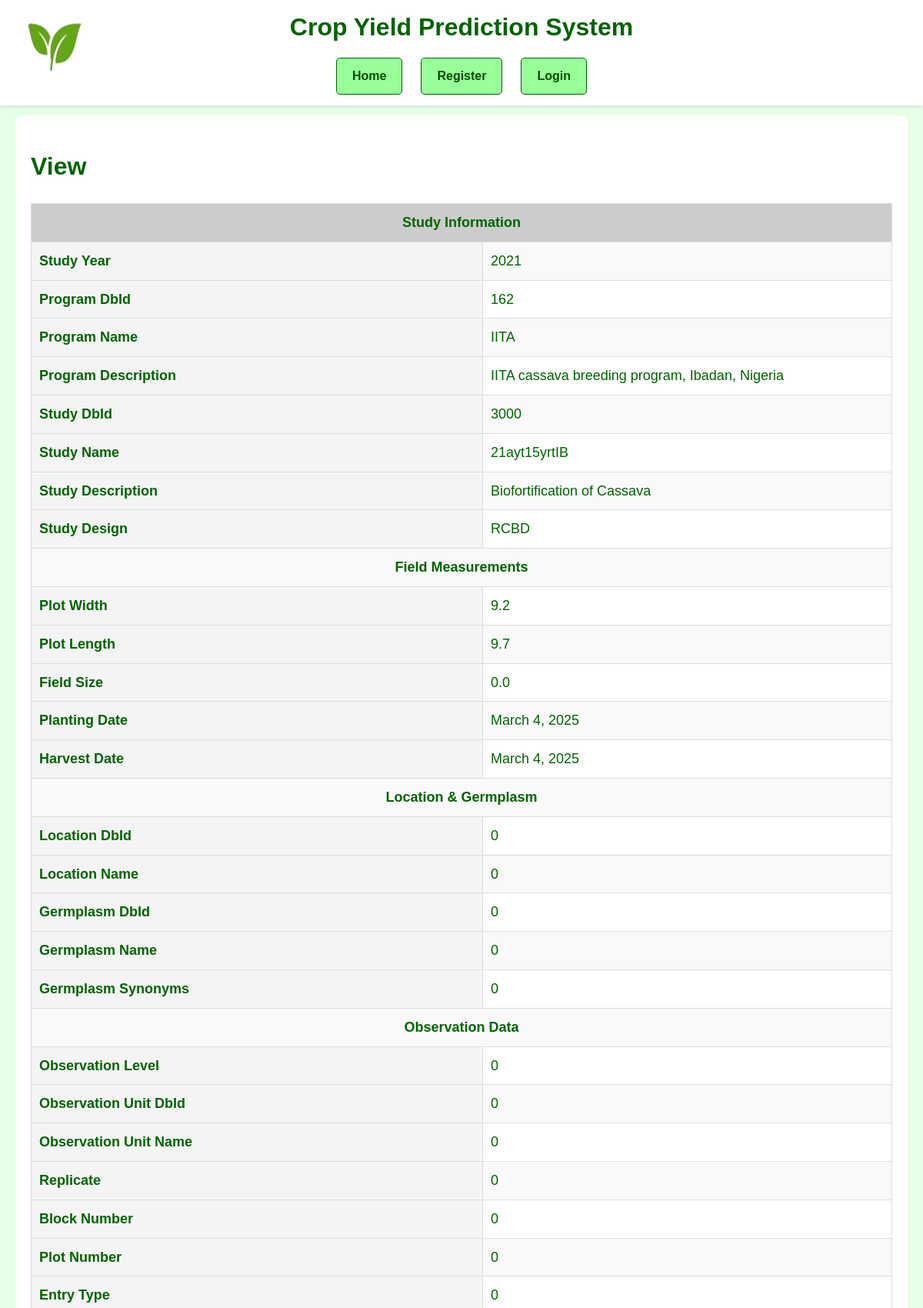
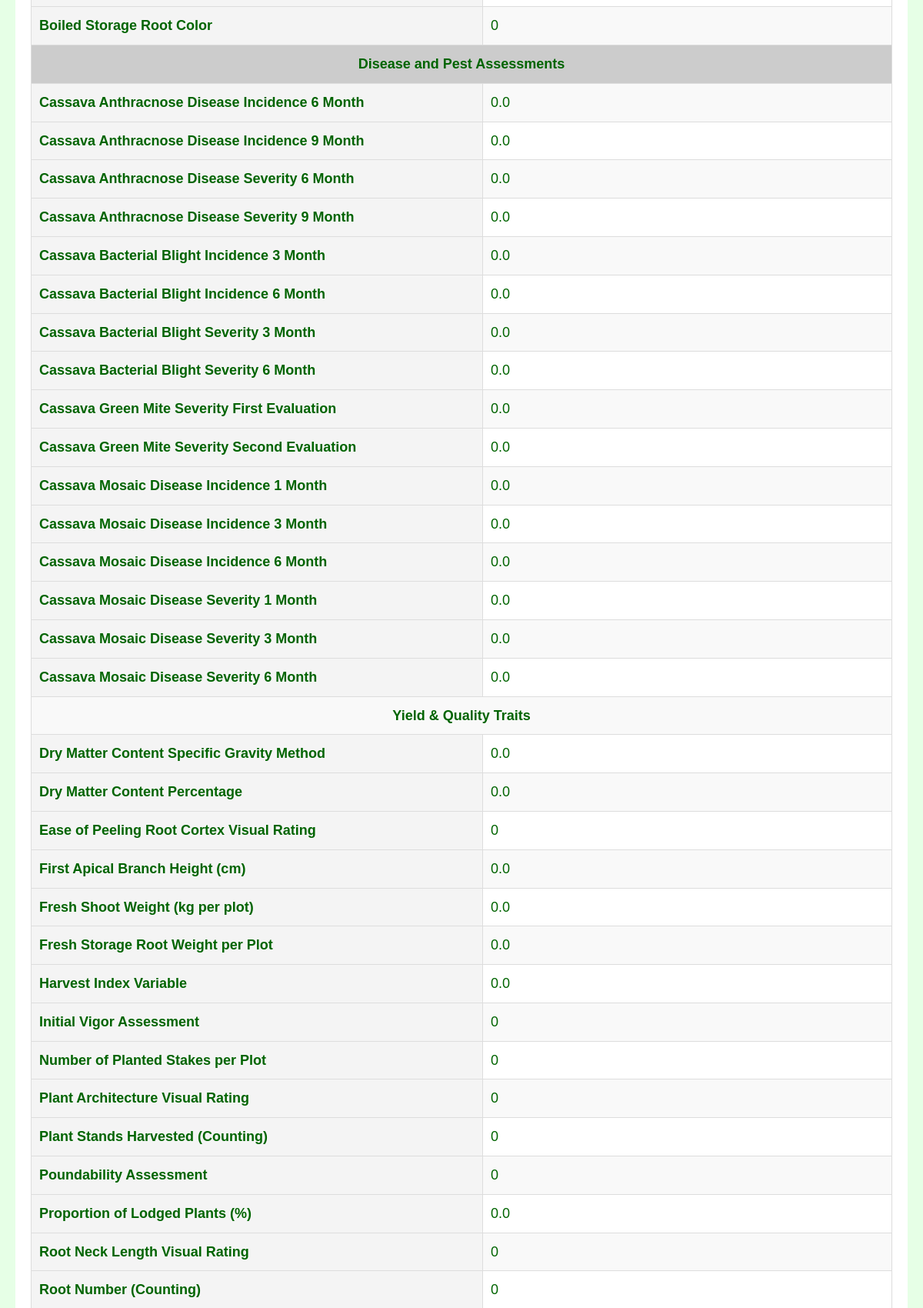
Screenshot of /fielddata/6/ (signed in, upper part) with the database file from the repository (2 pictures, top to bottom).
### django_nlp_integration/nlp_app/models.py (models this page shows, shortened)
class FieldData(models.Model):
    studyYear = models.IntegerField(blank=True, null=True)
    programDbId = models.CharField(max_length=255, blank=True, null=True)
    programName = models.CharField(max_length=255, blank=True, null=True)
    programDescription = models.TextField(blank=True, null=True)
    studyDbId = models.CharField(max_length=255, blank=True, null=True)
    studyName = models.CharField(max_length=255, blank=True, null=True)
    studyDescription = models.TextField(blank=True, null=True)
    studyDesign = models.CharField(max_length=255, blank=True, null=True)
    plotWidth = models.FloatField(blank=True, null=True)
    plotLength = models.FloatField(blank=True, null=True)
    fieldSize = models.FloatField(blank=True, null=True)
    plantingDate = models.DateField(blank=True, null=True)
    harvestDate = models.DateField(blank=True, null=True)
    locationDbId = models.CharField(max_length=255, blank=True, null=True)
    locationName = models.CharField(max_length=255, blank=True, null=True)
    germplasmDbId = models.CharField(max_length=255, blank=True, null=True)
    germplasmName = models.CharField(max_length=255, blank=True, null=True)
    germplasmSynonyms = models.CharField(max_length=255, blank=True, null=True)
    observationLevel = models.CharField(max_length=255, blank=True, null=True)
    observationUnitDbId = models.CharField(max_length=255, blank=True, null=True)
    observationUnitName = models.CharField(max_length=255, blank=True, null=True)
    replicate = models.IntegerField(blank=True, null=True)
    blockNumber = models.IntegerField(blank=True, null=True)
    plotNumber = models.IntegerField(blank=True, null=True)
    entryType = models.CharField(max_length=255, blank=True, null=True)
    boiled_storage_root_color = models.CharField(max_length=255, blank=True, null=True)
    cassava_anthractnose_disease_incidence_6_month = models.FloatField(blank=True, null=True)
    cassava_anthractnose_disease_incidence_9_month = models.FloatField(blank=True, null=True)
    cassava_anthractnose_disease_severity_6_month = models.FloatField(blank=True, null=True)
    cassava_anthractnose_disease_severity_9_month = models.FloatField(blank=True, null=True)
    cassava_bacterial_blight_incidence_3_month = models.FloatField(blank=True, null=True)
    cassava_bacterial_blight_incidence_6_month = models.FloatField(blank=True, null=True)
    cassava_bacterial_blight_severity_3_month = models.FloatField(blank=True, null=True)
    cassava_bacterial_blight_severity_6_month = models.FloatField(blank=True, null=True)
    cassava_green_mite_severity_first_evaluation = models.FloatField(blank=True, null=True)
    cassava_green_mite_severity_second_evaluation = models.FloatField(blank=True, null=True)
    cassava_mosaic_disease_incidence_1_month = models.FloatField(blank=True, null=True)
    cassava_mosaic_disease_incidence_3_month = models.FloatField(blank=True, null=True)
    cassava_mosaic_disease_incidence_6_month = models.FloatField(blank=True, null=True)
    cassava_mosaic_disease_severity_1_month = models.FloatField(blank=True, null=True)
    cassava_mosaic_disease_severity_3_month = models.FloatField(blank=True, null=True)
    cassava_mosaic_disease_severity_6_month = models.FloatField(blank=True, null=True)
    dry_matter_content_specific_gravity_method = models.FloatField(blank=True, null=True)
    dry_matter_content_percentage = models.FloatField(blank=True, null=True)
    ease_of_peeling_root_cortex_visual_rating = models.IntegerField(blank=True, null=True)
    first_apical_branch_height_cm = models.FloatField(blank=True, null=True)
    fresh_shoot_weight_kg_per_plot = models.FloatField(blank=True, null=True)
    fresh_storage_root_weight_per_plot = models.FloatField(blank=True, null=True)
    harvest_index_variable = models.FloatField(blank=True, null=True)
    initial_vigor_assessment = models.IntegerField(blank=True, null=True)
    number_of_planted_stakes_per_plot = models.IntegerField(blank=True, null=True)
    plant_architecture_visual_rating = models.IntegerField(blank=True, null=True)
    plant_stands_harvested_counting = models.IntegerField(blank=True, null=True)
    poundability_assessment = models.IntegerField(blank=True, null=True)
    proportion_lodged_plants_percentage = models.FloatField(blank=True, null=True)
    root_neck_length_visual_rating = models.IntegerField(blank=True, null=True)
    root_number_counting = models.IntegerField(blank=True, null=True)
    rotted_storage_root_counting = models.IntegerField(blank=True, null=True)
    specific_gravity = models.FloatField(blank=True, null=True)
    sprout_count_nine_month = models.IntegerField(blank=True, null=True)
    sprout_count_one_month = models.IntegerField(blank=True, null=True)
    sprout_count_six_month = models.IntegerField(blank=True, null=True)
    sprout_count_three_month = models.IntegerField(blank=True, null=True)
    sprouting_proportion = models.FloatField(blank=True, null=True)
    storage_root_cortex_color_visual_rating = models.IntegerField(blank=True, null=True)
    storage_root_periderm_color_visual_rating = models.IntegerField(blank=True, null=True)
    storage_root_pulp_color_visual_rating = models.IntegerField(blank=True, null=True)
    storage_root_shape_visual_rating = models.IntegerField(blank=True, null=True)
    storage_root_size_visual_rating = models.IntegerField(blank=True, null=True)
    taste_of_boiled_root_rating = models.IntegerField(blank=True, null=True)
    top_yield = models.FloatField(blank=True, null=True)
    total_carotenoid_chart_1_8 = models.FloatField(blank=True, null=True)
    total_carotenoid_iCheck_method = models.FloatField(blank=True, null=True)

### django_nlp_integration/nlp_app/views.py (the view)
# urls.py: path('fielddata/<int:pk>/', views.fielddata_detail, name='fielddata_detail'),
@login_required
def fielddata_detail(request, pk):
    fielddata = get_object_or_404(FieldData, pk=pk)
    return render(request, 'nlp_app/fielddata_detail.html', {'fielddata': fielddata})

### django_nlp_integration/nlp_app/templates/nlp_app/fielddata_detail.html (shortened to what this page needs)
{% extends 'base_generic.html' %}
{% block content %}
<!DOCTYPE html>
<html>
<head>
</head>
<body>
    <h1>View</h1>
    <table>
        <tr class="section-header">
            <td colspan="2">Study Information</td>
        </tr>
        <tr><th>Study Year</th><td>{{ fielddata.studyYear }}</td></tr>
        <tr><th>Program DbId</th><td>{{ fielddata.programDbId }}</td></tr>
        <tr><th>Program Name</th><td>{{ fielddata.programName }}</td></tr>
        <tr><th>Program Description</th><td>{{ fielddata.programDescription }}</td></tr>
        <tr><th>Study DbId</th><td>{{ fielddata.studyDbId }}</td></tr>
        <tr><th>Study Name</th><td>{{ fielddata.studyName }}</td></tr>
        <tr><th>Study Description</th><td>{{ fielddata.studyDescription }}</td></tr>
        <tr><th>Study Design</th><td>{{ fielddata.studyDesign }}</td></tr>
        <tr class="section-header">
            <td colspan="2">Field Measurements</td>
        </tr>
        <tr><th>Plot Width</th><td>{{ fielddata.plotWidth }}</td></tr>
        <tr><th>Plot Length</th><td>{{ fielddata.plotLength }}</td></tr>
        <tr><th>Field Size</th><td>{{ fielddata.fieldSize }}</td></tr>
        <tr><th>Planting Date</th><td>{{ fielddata.plantingDate }}</td></tr>
        <tr><th>Harvest Date</th><td>{{ fielddata.harvestDate }}</td></tr>
        <tr class="section-header">
            <td colspan="2">Location & Germplasm</td>
        </tr>
        <tr><th>Location DbId</th><td>{{ fielddata.locationDbId }}</td></tr>
        <tr><th>Location Name</th><td>{{ fielddata.locationName }}</td></tr>
        <tr><th>Germplasm DbId</th><td>{{ fielddata.germplasmDbId }}</td></tr>
        <tr><th>Germplasm Name</th><td>{{ fielddata.germplasmName }}</td></tr>
        <tr><th>Germplasm Synonyms</th><td>{{ fielddata.germplasmSynonyms }}</td></tr>
        <tr class="section-header">
            <td colspan="2">Observation Data</td>
        </tr>
        <tr><th>Observation Level</th><td>{{ fielddata.observationLevel }}</td></tr>
        <tr><th>Observation Unit DbId</th><td>{{ fielddata.observationUnitDbId }}</td></tr>
        <tr><th>Observation Unit Name</th><td>{{ fielddata.observationUnitName }}</td></tr>
        <tr><th>Replicate</th><td>{{ fielddata.replicate }}</td></tr>
        <tr><th>Block Number</th><td>{{ fielddata.blockNumber }}</td></tr>
        <tr><th>Plot Number</th><td>{{ fielddata.plotNumber }}</td></tr>
        <tr><th>Entry Type</th><td>{{ fielddata.entryType }}</td></tr>
        <tr><th>Boiled Storage Root Color</th><td>{{ fielddata.boiled_storage_root_color }}</td></tr>
        <tr class="section-header">
            <td colspan="2">Disease and Pest Assessments</td>
        </tr>
        <tr><th>Cassava Anthracnose Disease Incidence 6 Month</th><td>{{ fielddata.cassava_anthractnose_disease_incidence_6_month }}</td></tr>
        <tr><th>Cassava Anthracnose Disease Incidence 9 Month</th><td>{{ fielddata.cassava_anthractnose_disease_incidence_9_month }}</td></tr>
        <tr><th>Cassava Anthracnose Disease Severity 6 Month</th><td>{{ fielddata.cassava_anthractnose_disease_severity_6_month }}</td></tr>
        <tr><th>Cassava Anthracnose Disease Severity 9 Month</th><td>{{ fielddata.cassava_anthractnose_disease_severity_9_month }}</td></tr>
        <tr><th>Cassava Bacterial Blight Incidence 3 Month</th><td>{{ fielddata.cassava_bacterial_blight_incidence_3_month }}</td></tr>
        <tr><th>Cassava Bacterial Blight Incidence 6 Month</th><td>{{ fielddata.cassava_bacterial_blight_incidence_6_month }}</td></tr>
        <tr><th>Cassava Bacterial Blight Severity 3 Month</th><td>{{ fielddata.cassava_bacterial_blight_severity_3_month }}</td></tr>
        <tr><th>Cassava Bacterial Blight Severity 6 Month</th><td>{{ fielddata.cassava_bacterial_blight_severity_6_month }}</td></tr>
        <tr><th>Cassava Green Mite Severity First Evaluation</th><td>{{ fielddata.cassava_green_mite_severity_first_evaluation }}</td></tr>
        <tr><th>Cassava Green Mite Severity Second Evaluation</th><td>{{ fielddata.cassava_green_mite_severity_second_evaluation }}</td></tr>
        <tr><th>Cassava Mosaic Disease Incidence 1 Month</th><td>{{ fielddata.cassava_mosaic_disease_incidence_1_month }}</td></tr>
        <tr><th>Cassava Mosaic Disease Incidence 3 Month</th><td>{{ fielddata.cassava_mosaic_disease_incidence_3_month }}</td></tr>
        <tr><th>Cassava Mosaic Disease Incidence 6 Month</th><td>{{ fielddata.cassava_mosaic_disease_incidence_6_month }}</td></tr>
        <tr><th>Cassava Mosaic Disease Severity 1 Month</th><td>{{ fielddata.cassava_mosaic_disease_severity_1_month }}</td></tr>
        <tr><th>Cassava Mosaic Disease Severity 3 Month</th><td>{{ fielddata.cassava_mosaic_disease_severity_3_month }}</td></tr>
        <tr><th>Cassava Mosaic Disease Severity 6 Month</th><td>{{ fielddata.cassava_mosaic_disease_severity_6_month }}</td></tr>
        <tr class="section-header">
            <td colspan="2">Yield & Quality Traits</td>
        </tr>
        <tr><th>Dry Matter Content Specific Gravity Method</th><td>{{ fielddata.dry_matter_content_specific_gravity_method }}</td></tr>
        <tr><th>Dry Matter Content Percentage</th><td>{{ fielddata.dry_matter_content_percentage }}</td></tr>
        <tr><th>Ease of Peeling Root Cortex Visual Rating</th><td>{{ fielddata.ease_of_peeling_root_cortex_visual_rating }}</td></tr>
        <tr><th>First Apical Branch Height (cm)</th><td>{{ fielddata.first_apical_branch_height_cm }}</td></tr>
        <tr><th>Fresh Shoot Weight (kg per plot)</th><td>{{ fielddata.fresh_shoot_weight_kg_per_plot }}</td></tr>
        <tr><th>Fresh Storage Root Weight per Plot</th><td>{{ fielddata.fresh_storage_root_weight_per_plot }}</td></tr>
        <tr><th>Harvest Index Variable</th><td>{{ fielddata.harvest_index_variable }}</td></tr>
        <tr><th>Initial Vigor Assessment</th><td>{{ fielddata.initial_vigor_assessment }}</td></tr>
        <tr><th>Number of Planted Stakes per Plot</th><td>{{ fielddata.number_of_planted_stakes_per_plot }}</td></tr>
        <tr><th>Plant Architecture Visual Rating</th><td>{{ fielddata.plant_architecture_visual_rating }}</td></tr>
        <tr><th>Plant Stands Harvested (Counting)</th><td>{{ fielddata.plant_stands_harvested_counting }}</td></tr>
        <tr><th>Poundability Assessment</th><td>{{ fielddata.poundability_assessment }}</td></tr>
        <tr><th>Proportion of Lodged Plants (%)</th><td>{{ fielddata.proportion_lodged_plants_percentage }}</td></tr>
        <tr><th>Root Neck Length Visual Rating</th><td>{{ fielddata.root_neck_length_visual_rating }}</td></tr>
        <tr><th>Root Number (Counting)</th><td>{{ fielddata.root_number_counting }}</td></tr>
        <tr><th>Total Carotenoid iCheck Method</th><td>{{ fielddata.total_carotenoid_iCheck_method }}</td></tr>    </table>
</body>
</html>
{% endblock %}

### static/css/global.css (style rules this page uses)
body { background-color: #f0fff0; color: #006400; font-family: 'Arial', sans-serif; margin: 0; padding: 0; line-height: 1.6; }

### django_nlp_integration/nlp_app/templates/nlp_app/fielddata_detail.html (style rules this page uses)
table { width: 100%; border-collapse: collapse; margin: 20px 0; font-size: 18px; text-align: left; }
th, td { padding: 10px; border: 1px solid #ddd; }
th { background-color: #f4f4f4; }
tr:nth-child(even) { background-color: #f9f9f9; }
.section-header { background-color: #ccc; font-weight: bold; text-align: center; }

### rows the page displays
FieldData: studyYear "2021", programDbId "162", programName "IITA", programDescription "IITA cassava breeding program, Ibadan, Nigeria", studyDbId "3000", studyName "21ayt15yrtIB", studyDescription "Biofortification of Cassava", studyDesign "RCBD", plotWidth "9.2", plotLength "9.7", fieldSize "0.0", plantingDate "March 4, 2025", harvestDate "March 4, 2025", locationDbId "0", locationName "0", germplasmDbId "0", germplasmName "0", germplasmSynonyms "0", observationLevel "0", observationUnitDbId "0", observationUnitName "0", replicate "0", blockNumber "0", plotNumber "0", entryType "0", boiled_storage_root_color "0", cassava_anthractnose_disease_incidence_6_month "0.0", cassava_anthractnose_disease_incidence_9_month "0.0", cassava_anthractnose_disease_severity_6_month "0.0", cassava_anthractnose_disease_severity_9_month "0.0", cassava_bacterial_blight_incidence_3_month "0.0", cassava_bacterial_blight_incidence_6_month "0.0", cassava_bacterial_blight_severity_3_month "0.0", cassava_bacterial_blight_severity_6_month "0.0", cassava_green_mite_severity_first_evaluation "0.0", cassava_green_mite_severity_second_evaluation "0.0", cassava_mosaic_disease_incidence_1_month "0.0", cassava_mosaic_disease_incidence_3_month "0.0", cassava_mosaic_disease_incidence_6_month "0.0", cassava_mosaic_disease_severity_1_month "0.0", cassava_mosaic_disease_severity_3_month "0.0", cassava_mosaic_disease_severity_6_month "0.0", dry_matter_content_specific_gravity_method "0.0", dry_matter_content_percentage "0.0", ease_of_peeling_root_cortex_visual_rating "0", first_apical_branch_height_cm "0.0", fresh_shoot_weight_kg_per_plot "0.0", fresh_storage_root_weight_per_plot "0.0", harvest_index_variable "0.0", initial_vigor_assessment "0", number_of_planted_stakes_per_plot "0", plant_architecture_visual_rating "0", plant_stands_harvested_counting "0", poundability_assessment "0", proportion_lodged_plants_percentage "0.0", root_neck_length_visual_rating "0", root_number_counting "0"
